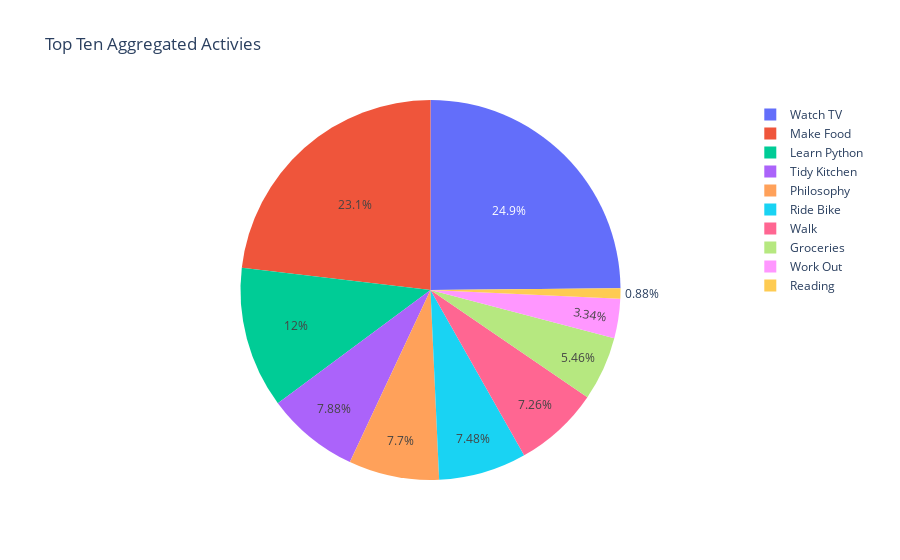

Here is the notebook cell this chart was saved with:
### Code cell
fig = px.pie(all_totals_df, names='Action', values='Duration', title='Top Ten Aggregated Activies')
fig.show()

### Figure 1 — Plotly figure (JSON) as saved in the notebook; plotly's stock layout.template omitted (floating-point values rounded to 4 significant figures)
{"data": [{"domain": {"x": [0, 1], "y": [0, 1]}, "hovertemplate": "Action=%{label}<br>Duration=%{value}<extra></extra>", "labels": ["Tidy Kitchen", "Learn Python", "Make Food", "Watch TV", "Philosophy", "Ride Bike", "Work Out", "Groceries", "Reading", "Walk"], "legendgroup": "", "name": "", "showlegend": true, "type": "pie", "values": [8.95, 13.65, 26.3, 28.25, 8.75, 8.5, 3.8, 6.2, 1, 8.25]}], "layout": {"legend": {"tracegroupgap": 0}, "title": {"text": "Top Ten Aggregated Activies"}}}
